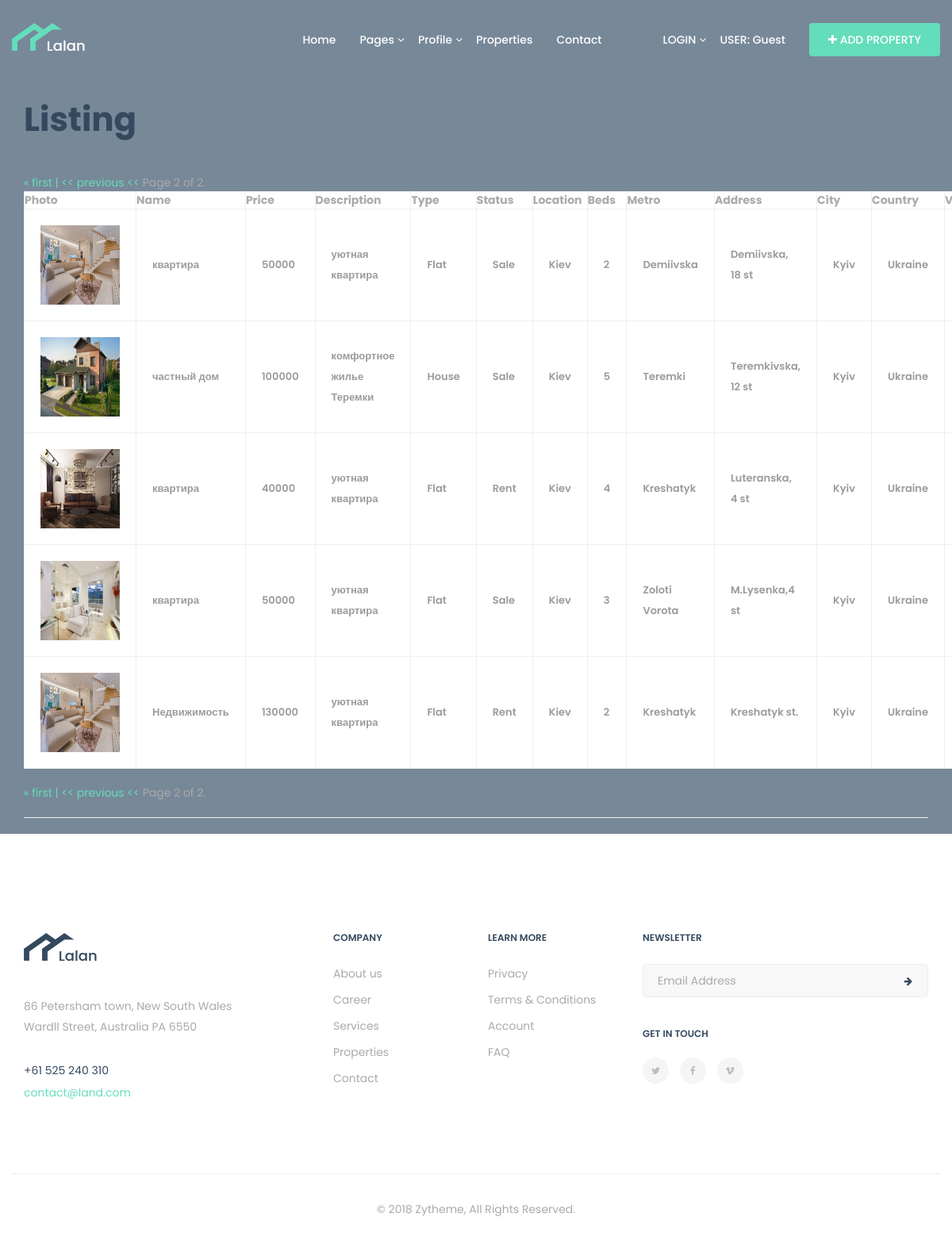
The app's page /goods/?page=2 with its own data.
### goods/models.py (models this page shows, shortened)
class Post(models.Model):
    name = models.CharField(max_length=100, unique=False, null=False)
    price = models.PositiveIntegerField(null=True, default=0)
    description = models.CharField(max_length=500, unique=False, null=False)
    beds = models.PositiveIntegerField(null=True, default=0)
    baths = models.PositiveIntegerField(null=True, default=0)
    floors = models.PositiveIntegerField(null=True, default=1)
    metro = models.CharField(max_length=50, unique=False, null=True)
    area = models.FloatField(null=True, default=0)
    size = models.FloatField(null=True, default=0)
    photoURL = models.URLField(null=True)
    videoURL = models.URLField(null=True)
    photo = models.FileField(null=False, upload_to='upload/')
    address = models.CharField(max_length=100, unique=False, null=False)
    city = models.ForeignKey(City, on_delete=models.CASCADE)
    country = models.ForeignKey(Country, on_delete=models.CASCADE)
    type = models.ForeignKey(Type, on_delete=models.CASCADE)
    status = models.ForeignKey(Status, on_delete=models.CASCADE)
    location = models.ForeignKey(Location, on_delete=models.CASCADE)

class Type(models.Model):
    name = models.CharField(max_length=100, unique=True, null=False)
    def __str__(self):
        return self.name

class Status(models.Model):
    name = models.CharField(max_length=100, unique=False, null=False)
    def __str__(self):
        return self.name

class Location(models.Model):
    name = models.CharField(max_length=100, unique=True, null=False)
    def __str__(self):
        return self.name

class City(models.Model):
    name = models.CharField(max_length=100, unique=False, null=False)
    def __str__(self):
        return self.name

class Country(models.Model):
    name = models.CharField(max_length=100, unique=False, null=False)
    def __str__(self):
        return self.name

### goods/views.py (the view)
# urls.py: path('', index),
def index(request):
    data = dict()
    data['title'] = 'Listing'
    all_post = Post.objects.all()
    data['posts'] = all_post
    paginator = Paginator(all_post, 8)
    page_number = request.GET.get('page')
    page_obj = paginator.get_page(page_number)
    data['page_obj'] = page_obj
    return render(request, 'goods/index.html', context=data)

### templates/goods/index.html (shortened to what this page needs)
{% extends 'layouts/base.html' %}
{% block content %}
<div id="content" class="container">
    <h2>{{ title }}</h2>
    <div class="pagination" style="margin-top: 20px">
        <span class="step-links">
            {% if page_obj.has_previous %}
                <a href="?page=1">&laquo; first |</a>
                <a href="?page={{ page_obj.previous_page_number }}">  << previous << </a>
            {% endif %}
            <span class="current">
                Page {{ page_obj.number }} of {{ page_obj.paginator.num_pages }}.
            </span>
        </span>
    </div>
    <table class="news" border="1">
        <tr>
            <th>Photo</th>
            <th>Name</th>
            <th>Price</th>
            <th>Description</th>
            <th>Type</th>
            <th>Status</th>
            <th>Location</th>
            <th>Beds</th>
            <th>Metro</th>
            <th>Address</th>
            <th>City</th>
            <th>Country</th>
            <th>VideoURL</th>
        </tr>
        {% for post in page_obj %}
            <tr>
                <td>
                    <img src="/media/{{ post.photo }}" width="100" height="100">
                </td>
                <td>{{ post.name }}</td>
                <td>{{ post.price }}</td>
                <td>{{ post.description }}</td>
                <td>{{ post.type }}</td>
                <td>{{ post.status }}</td>
                <td>{{ post.location }}</td>
                <td>{{ post.beds }}</td>
                <td>{{ post.metro }}</td>
                <td>{{ post.address }}</td>
                <td>{{ post.city }}</td>
                <td>{{ post.country }}</td>
                <td>
                </td>
            </tr>
        {% endfor %}
    </table>
    <div class="pagination" style="margin-top: 20px">
        <span class="step-links">
            {% if page_obj.has_previous %}
                <a href="?page=1">&laquo; first |</a>
                <a href="?page={{ page_obj.previous_page_number }}">  << previous << </a>
            {% endif %}
            <span class="current">
                Page {{ page_obj.number }} of {{ page_obj.paginator.num_pages }}.
            </span>
        </span>
    </div>
    <hr>
</div>
{% endblock content %}

### static/css/base.css (style rules this page uses)
#content { margin-top: 30px; }

### records on screen
Post: photo (picture), name "квартира", price "50000", description "уютная квартира", type "Flat", status "Sale", location "Kiev", beds "2", metro "Demiivska", address "Demiivska, 18 st", city "Kyiv", country "Ukraine"
Post: photo (picture), name "частный дом", price "100000", description "комфортное жилье Теремки", type "House", status "Sale", location "Kiev", beds "5", metro "Teremki", address "Teremkivska, 12 st", city "Kyiv", country "Ukraine"
Post: photo (picture), name "квартира", price "40000", description "уютная квартира", type "Flat", status "Rent", location "Kiev", beds "4", metro "Kreshatyk", address "Luteranska, 4 st", city "Kyiv", country "Ukraine"
Post: photo (picture), name "квартира", price "50000", description "уютная квартира", type "Flat", status "Sale", location "Kiev", beds "3", metro "Zoloti Vorota", address "M.Lysenka,4 st", city "Kyiv", country "Ukraine"
Post: photo (picture), name "Недвижимость", price "130000", description "уютная квартира", type "Flat", status "Rent", location "Kiev", beds "2", metro "Kreshatyk", address "Kreshatyk st.", city "Kyiv", country "Ukraine"

### other values on screen
{{ title }} "Listing"
{{ page_obj.number }} "2"
{{ page_obj.paginator.num_pages }} "2"
